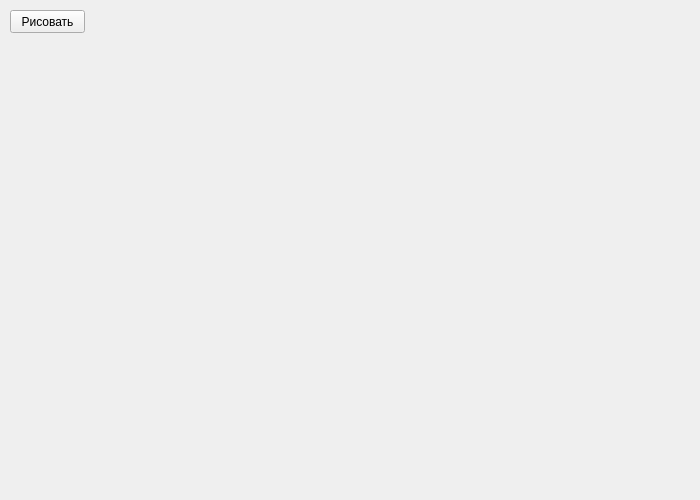
<?xml version="1.0" encoding="UTF-8"?>
<ui version="4.0">
 <class>MainWindow</class>
 <widget class="QMainWindow" name="MainWindow">
  <property name="geometry">
   <rect>
    <x>0</x>
    <y>0</y>
    <width>700</width>
    <height>500</height>
   </rect>
  </property>
  <property name="windowTitle">
   <string>Git и желтые окружности</string>
  </property>
  <widget class="QWidget" name="centralwidget">
   <widget class="QPushButton" name="paint_btn">
    <property name="geometry">
     <rect>
      <x>10</x>
      <y>10</y>
      <width>75</width>
      <height>23</height>
     </rect>
    </property>
    <property name="text">
     <string>Рисовать</string>
    </property>
   </widget>
  </widget>
 </widget>
 <resources/>
 <connections/>
</ui>
